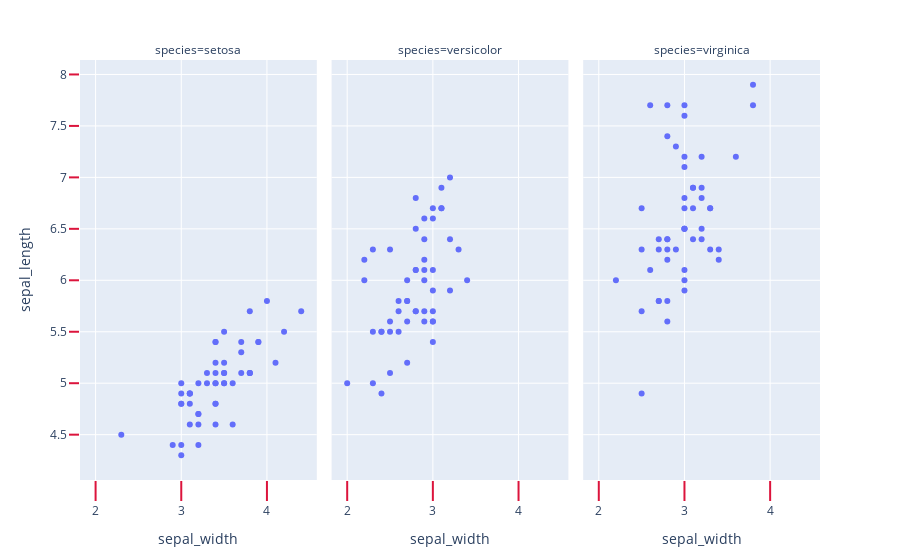

The notebook cell this image was saved under:
### Markdown cell above
## Ticklen Kullanımı

### Code cell
df = px.data.iris()

fig = px.scatter(df, x="sepal_width", y="sepal_length", facet_col="species")
fig.update_xaxes(ticks="outside", tickwidth=2, tickcolor='crimson', ticklen=20)
fig.update_yaxes(ticks="outside", tickwidth=2, tickcolor='crimson', ticklen=10, col=1)

fig.show()

### Figure 1 — Plotly figure (JSON) as saved in the notebook; plotly's stock layout.template omitted (floating-point values rounded to 4 significant figures)
{"data": [{"hovertemplate": "species=setosa<br>sepal_width=%{x}<br>sepal_length=%{y}<extra></extra>", "legendgroup": "", "marker": {"color": "#636efa", "symbol": "circle"}, "mode": "markers", "name": "", "orientation": "v", "showlegend": false, "type": "scatter", "x": [3.5, 3, 3.2, 3.1, 3.6, 3.9, 3.4, 3.4, 2.9, 3.1, 3.7, 3.4, 3, 3, 4, 4.4, 3.9, 3.5, 3.8, 3.8, 3.4, 3.7, 3.6, 3.3, 3.4, 3, 3.4, 3.5, 3.4, 3.2, 3.1, 3.4, 4.1, 4.2, 3.1, 3.2, 3.5, 3.1, 3, 3.4, 3.5, 2.3, 3.2, 3.5, 3.8, 3, 3.8, 3.2, 3.7, 3.3], "xaxis": "x", "y": [5.1, 4.9, 4.7, 4.6, 5, 5.4, 4.6, 5, 4.4, 4.9, 5.4, 4.8, 4.8, 4.3, 5.8, 5.7, 5.4, 5.1, 5.7, 5.1, 5.4, 5.1, 4.6, 5.1, 4.8, 5, 5, 5.2, 5.2, 4.7, 4.8, 5.4, 5.2, 5.5, 4.9, 5, 5.5, 4.9, 4.4, 5.1, 5, 4.5, 4.4, 5, 5.1, 4.8, 5.1, 4.6, 5.3, 5], "yaxis": "y"}, {"hovertemplate": "species=versicolor<br>sepal_width=%{x}<br>sepal_length=%{y}<extra></extra>", "legendgroup": "", "marker": {"color": "#636efa", "symbol": "circle"}, "mode": "markers", "name": "", "orientation": "v", "showlegend": false, "type": "scatter", "x": [3.2, 3.2, 3.1, 2.3, 2.8, 2.8, 3.3, 2.4, 2.9, 2.7, 2, 3, 2.2, 2.9, 2.9, 3.1, 3, 2.7, 2.2, 2.5, 3.2, 2.8, 2.5, 2.8, 2.9, 3, 2.8, 3, 2.9, 2.6, 2.4, 2.4, 2.7, 2.7, 3, 3.4, 3.1, 2.3, 3, 2.5, 2.6, 3, 2.6, 2.3, 2.7, 3, 2.9, 2.9, 2.5, 2.8], "xaxis": "x2", "y": [7, 6.4, 6.9, 5.5, 6.5, 5.7, 6.3, 4.9, 6.6, 5.2, 5, 5.9, 6, 6.1, 5.6, 6.7, 5.6, 5.8, 6.2, 5.6, 5.9, 6.1, 6.3, 6.1, 6.4, 6.6, 6.8, 6.7, 6, 5.7, 5.5, 5.5, 5.8, 6, 5.4, 6, 6.7, 6.3, 5.6, 5.5, 5.5, 6.1, 5.8, 5, 5.6, 5.7, 5.7, 6.2, 5.1, 5.7], "yaxis": "y2"}, {"hovertemplate": "species=virginica<br>sepal_width=%{x}<br>sepal_length=%{y}<extra></extra>", "legendgroup": "", "marker": {"color": "#636efa", "symbol": "circle"}, "mode": "markers", "name": "", "orientation": "v", "showlegend": false, "type": "scatter", "x": [3.3, 2.7, 3, 2.9, 3, 3, 2.5, 2.9, 2.5, 3.6, 3.2, 2.7, 3, 2.5, 2.8, 3.2, 3, 3.8, 2.6, 2.2, 3.2, 2.8, 2.8, 2.7, 3.3, 3.2, 2.8, 3, 2.8, 3, 2.8, 3.8, 2.8, 2.8, 2.6, 3, 3.4, 3.1, 3, 3.1, 3.1, 3.1, 2.7, 3.2, 3.3, 3, 2.5, 3, 3.4, 3], "xaxis": "x3", "y": [6.3, 5.8, 7.1, 6.3, 6.5, 7.6, 4.9, 7.3, 6.7, 7.2, 6.5, 6.4, 6.8, 5.7, 5.8, 6.4, 6.5, 7.7, 7.7, 6, 6.9, 5.6, 7.7, 6.3, 6.7, 7.2, 6.2, 6.1, 6.4, 7.2, 7.4, 7.9, 6.4, 6.3, 6.1, 7.7, 6.3, 6.4, 6, 6.9, 6.7, 6.9, 5.8, 6.8, 6.7, 6.7, 6.3, 6.5, 6.2, 5.9], "yaxis": "y3"}], "layout": {"annotations": [{"font": {}, "showarrow": false, "text": "species=setosa", "x": 0.16, "xanchor": "center", "xref": "paper", "y": 1, "yanchor": "bottom", "yref": "paper"}, {"font": {}, "showarrow": false, "text": "species=versicolor", "x": 0.5, "xanchor": "center", "xref": "paper", "y": 1, "yanchor": "bottom", "yref": "paper"}, {"font": {}, "showarrow": false, "text": "species=virginica", "x": 0.84, "xanchor": "center", "xref": "paper", "y": 1, "yanchor": "bottom", "yref": "paper"}], "autosize": true, "legend": {"tracegroupgap": 0}, "margin": {"t": 60}, "xaxis": {"anchor": "y", "autorange": true, "domain": [0, 0.32], "range": [1.827, 4.573], "tickcolor": "crimson", "ticklen": 20, "ticks": "outside", "tickwidth": 2, "title": {"text": "sepal_width"}, "type": "linear"}, "xaxis2": {"anchor": "y2", "autorange": true, "domain": [0.34, 0.66], "matches": "x", "range": [1.827, 4.573], "tickcolor": "crimson", "ticklen": 20, "ticks": "outside", "tickwidth": 2, "title": {"text": "sepal_width"}, "type": "linear"}, "xaxis3": {"anchor": "y3", "autorange": true, "domain": [0.68, 1.0], "matches": "x", "range": [1.827, 4.573], "tickcolor": "crimson", "ticklen": 20, "ticks": "outside", "tickwidth": 2, "title": {"text": "sepal_width"}, "type": "linear"}, "yaxis": {"anchor": "x", "autorange": true, "domain": [0, 1], "range": [4.021, 8.179], "tickcolor": "crimson", "ticklen": 10, "ticks": "outside", "tickwidth": 2, "title": {"text": "sepal_length"}, "type": "linear"}, "yaxis2": {"anchor": "x2", "autorange": true, "domain": [0, 1], "matches": "y", "range": [4.021, 8.179], "showticklabels": false, "type": "linear"}, "yaxis3": {"anchor": "x3", "autorange": true, "domain": [0, 1], "matches": "y", "range": [4.021, 8.179], "showticklabels": false, "type": "linear"}}}
